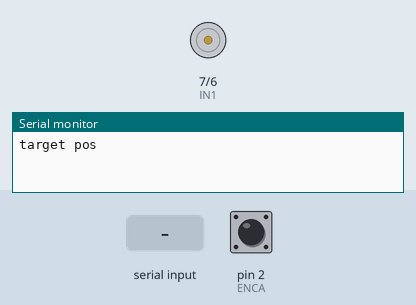
The sketch below on a simulated Arduino Uno, built with avr-gcc and run on an emulated ATmega328P. On the bench: motor-driver pin pairs drawn as motors (green arrow = first pin HIGH = forward, orange = second pin HIGH = backward, longer = more drive, scaled by the enable pin), the last lines printed to the serial monitor. The inputs (shaded band) are chosen by the test bench; at power-on: pin 2 (ENCA) HIGH.

Above: at 0.01 s.
At 1.21 s:
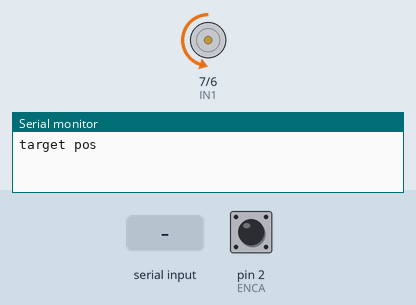
1.3 s: "30,150\n" received over Serial
At 3.2 s:
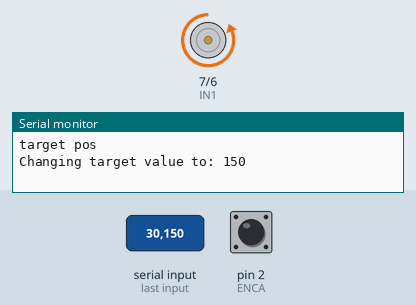
3.8 s: "g90\n" received over Serial
Timing chart, 0 to 6.8 s (numbered marks = the images above; inputs shaded):
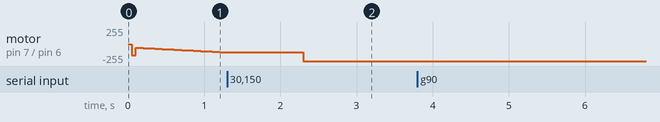

The sketch:

pid_roc.ino
```cpp
#include <util/atomic.h> // For the ATOMIC_BLOCK macro

#define ENCA 2 // YELLOW
#define ENCB 4 // GREEN
#define PWM 5 // EN-A
#define IN2 6
#define IN1 7
#define MAXCPR 330 //1320 // PULSOS POR REVOLUCIÓN DEL MOTOR
#define WRAD 48 // RADIO EN mm
// #define PI 3.1416
#define MAXRPM 330
#define REFRESHRATE 50 // ms

volatile int pulsos = 0; // specify pulsos as volatile: https://www.arduino.cc/reference/en/language/variables/variable-scope-qualifiers/volatile/
volatile int theta = 0; // specify pulsos as volatile: https://www.arduino.cc/reference/en/language/variables/variable-scope-qualifiers/volatile/
long prevT = 0;
float eprev = 0;
float e = 0;
float dedt = 0;
float eintegral = 0;
int target_value = 60;
float aux_timer = 0;
float change_value = 0;

int vel_lineal = 0;
int vel_angular = 0;

float pwr=0;
float rpm=0;

unsigned long temp_ms;
int tiempoCambioVelocidad=5; // seconds
float temporizadorCambioVelocidad=0;

void setup() {
  TCCR1B = TCCR1B & B11111000 | B00000101;
  Serial.begin(115200);
  pinMode(ENCA,INPUT);
  pinMode(ENCB,INPUT);
  attachInterrupt(digitalPinToInterrupt(ENCA),readEncoder,RISING);

  pinMode(PWM,OUTPUT);
  pinMode(IN1,OUTPUT);
  pinMode(IN2,OUTPUT);

  Serial.println("target pos");
}

void loop() {

  // set target pulsostion
  //int target = 1200;
  readSerialInput();
  int target = target_value;
  // float rpm;
  float rps;
  float revoluciones;

  // PID constants
  float kp = 0.8; //0.05
  float kd = 0.1; // 0.025;
  float ki = 1.0;// 1.0;

  // time difference
  long currT = micros();
  float deltaTs = ((float) (currT - prevT))/( 1.0e6 );
  float deltaTms = ((float) (currT - prevT))/( 1.0e3 );
  float temporizadorCambioValor = fabs(((float) (currT - temporizadorCambioVelocidad))/( 1.0e6 ));
  // float pwr;

  if (deltaTms >= REFRESHRATE){
      //Modifica las variables de la interrupción forma atómica
      ATOMIC_BLOCK(ATOMIC_RESTORESTATE){
        //rpm = float(pulsos * 60.0 / 374.22); //RPM
        // rpm = float((60.0 * 1000.0 / MAXCPR ) / deltaTs * pulsos);
        // rpm = float(pulsos/MAXCPR) / (60*1.0e3*deltaTms);
        revoluciones = (float)pulsos/(float)MAXCPR;
        rps = revoluciones*1000/deltaTms;
        rpm = rps*60;
        // Serial.println(" - RPM: " + String(rpm) + " - pulsos: " + String(pulsos) + " - revoluciones: " + String(revoluciones) + " - RPS: " + String(rps) + " - deltaTs: " + String(deltaTs) + " - deltaTms: " + String(deltaTms));
        prevT = currT;
        pulsos = 0;
      }
      // rpm = float(pulsos/MAXCPR) * (60/deltaTs);
      // prevT = currT;
      // Serial.println("recalculamos RPM: " + String(rpm) + " RPM - total de pulsos: " + String(pulsos));
      // pulsos = 0;
    // error
    e = rpm - target;

    // derivative
    dedt = (e-eprev)/(deltaTs);

    // integral
    eintegral = eintegral + e*deltaTs;

    // control signal
    float u = kp*e + kd*dedt + ki*eintegral; // offset only tunes specific value - no use - 12.5; // introducimos offset

    // motor power
    pwr = fabs(u);
    if( pwr > 255 ){
      pwr = 255;
    }
    // motor direction
    int dir = 1;
    if(u<0){
      dir = -1;
    }

    // test values
    // pwr = 10;

    // signal the motor
    setMotor(dir,pwr,PWM,IN1,IN2);
    // store previous error
    eprev = e;
    }
    // if (deltaTms >= REFRESHRATE){
    //     logger(target, rpm, pwr, e);
    // }

    squaredInputSignal(temporizadorCambioValor, currT);
    // if (fabs(temporizadorCambioValor) >= tiempoCambioVelocidad){
    //     temporizadorCambioVelocidad = currT;
    //     if (target_value <= 60){
    //       target_value = 180;
    //     }else{
    //       target_value = 60;
    //     }
    // }

}

void setMotor(int dir, int pwmVal, int pwm, int in1, int in2){
  analogWrite(pwm,pwmVal);
  if(dir == 1){
    digitalWrite(in1,HIGH);
    digitalWrite(in2,LOW);
  }
  else if(dir == -1){
    digitalWrite(in1,LOW);
    digitalWrite(in2,HIGH);
  }
  else{
    digitalWrite(in1,LOW);
    digitalWrite(in2,LOW);
  }
}

void readEncoder(){
  int b = digitalRead(ENCB);
  if(b > 0){
    pulsos++;
  }
  else{
    pulsos--;
  }
}

void readSerialInput(){

  if (Serial.available() > 0) {


    // read the incoming byte:
    float userInput = Serial.read();               // read user input

      if(userInput == 'g'){                  // if we get expected value
   // read the input pin
            Serial.println("&FL;target:"+ String(target_value) +";rpm:"+ String(rpm)+";pwr:"+ String(pwr));

      } else {
      int rpm_val = Serial.parseInt();
      if (rpm_val != 0) {
        if (fabs(rpm_val) > MAXRPM){
          if (rpm_val > 0){
          rpm_val = MAXRPM;
          }
          else{
            rpm_val = -MAXRPM;
          }
        }
      target_value = rpm_val;
      Serial.print("Changing target value to: ");
      Serial.println(target_value);
      }
    }


  } else {

  }
}

float squaredInputSignal(float elapsed_time, float currT){
    if (fabs(elapsed_time) >= tiempoCambioVelocidad){
        temporizadorCambioVelocidad = currT;
        if (target_value <= 60){
          target_value = 180;
        }else{
          target_value = 60;
        }
    }
}

float sinusoidalInputSignal(){

}

float RPMtoMpS(float rpm){
  return (2 * PI * (WRAD/1000)) / 60 * rpm;
}

void plotter_logger(int target, float real, float power, int error){
  Serial.println("");
  Serial.print("targetRPM:");
  Serial.print(target);
  Serial.print("|xy ");
  Serial.print("realRPM:");
  Serial.print(real);
  Serial.print("|xy ");
  Serial.print("PWR-output:");
  Serial.print(power);
  Serial.print("|xy ");
  // Serial.print("error:");
  // Serial.print(error);
  // Serial.print("|xy ");
  // Serial.print(" - E:");
  // Serial.print(e);
  // Serial.print(" - dEdt:");
  // Serial.print(dedt);
  // Serial.print(" - E Integral:");
  // Serial.print(eintegral);
  // Serial.print(" - PrevT:");
  // Serial.print(prevT);
  // Serial.print(" - CurrT:");
  // Serial.print(micros());
  // Serial.println("|xy ");

}
```
